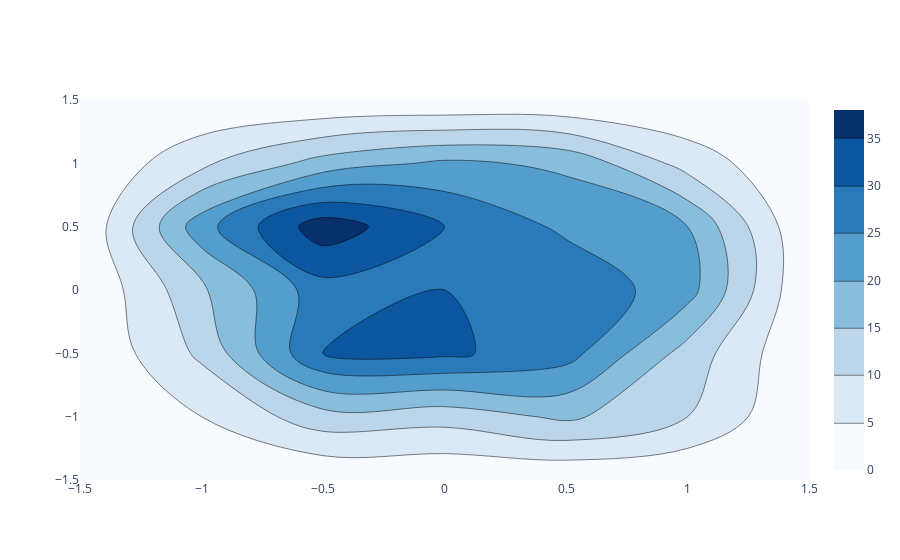

Notebook code cell kept with this figure:
### Markdown cell above
## 2D Histogram Contour Colorscale

### Code cell
import plotly.graph_objects as go

import numpy as np

x = np.random.uniform(-1, 1, size=500)
y = np.random.uniform(-1, 1, size=500)

fig = go.Figure(go.Histogram2dContour(
        x = x,
        y = y,
        colorscale = 'Blues'
))

fig.show()

### Figure 1 — Plotly figure (JSON) as saved in the notebook; plotly's stock layout.template omitted (floating-point values rounded to 4 significant figures; data arrays with more than 128 entries replaced by an {"elided": "..."} marker saying what was removed)
{"data": [{"colorscale": [[0, "rgb(247,251,255)"], [0.125, "rgb(222,235,247)"], [0.25, "rgb(198,219,239)"], [0.375, "rgb(158,202,225)"], [0.5, "rgb(107,174,214)"], [0.625, "rgb(66,146,198)"], [0.75, "rgb(33,113,181)"], [0.875, "rgb(8,81,156)"], [1, "rgb(8,48,107)"]], "type": "histogram2dcontour", "x": {"elided": "500 float values"}, "y": {"elided": "500 float values"}}], "layout": {}}
